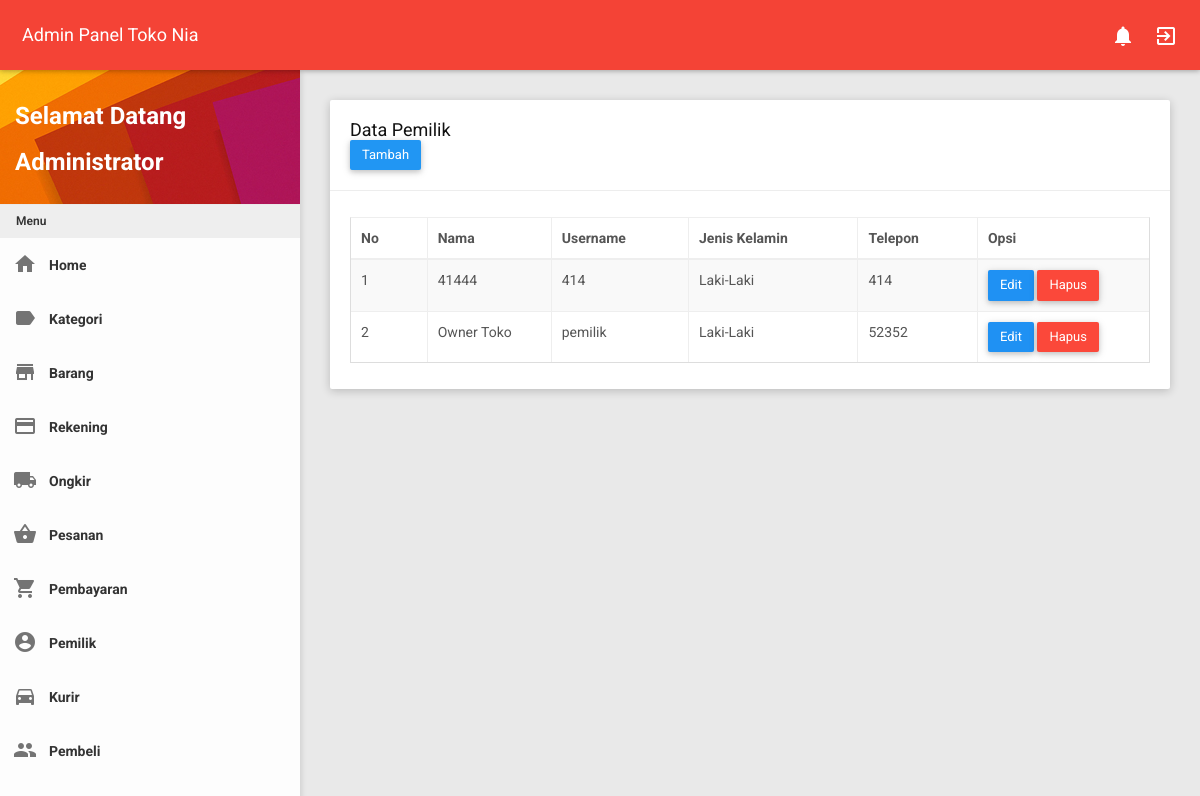
/admin/admin.php?page=pemilik (signed in), run on the app's committed database.
### tables this page shows
CREATE TABLE `pemilik` (
  `id_pemilik` int(11) NOT NULL,
  `nama` varchar(250) NOT NULL,
  `username` varchar(250) NOT NULL,
  `password` varchar(250) NOT NULL,
  `jenis_kelamin` varchar(250) NOT NULL,
  `telepon` varchar(250) NOT NULL
);

### admin/page/pemilik.php (the view, shortened to what this page needs)
<div class="row clearfix">
    <div class="col-lg-12 col-md-12 col-sm-12 col-xs-12">
        <div class="card">
            <div class="header">
                <h2>
                    Data Pemilik
                </h2>
                <a href="?page=pemilik&act=add" class="btn bg-blue waves-effect">Tambah</a>
            </div>
            <div class="body">
                <div class="table-responsive">
                    <table class="table table-bordered table-striped table-hover js-basic-example dataTable">
                        <thead>
                            <tr>
                                <th>No</th>
                                <th>Nama</th>
                                <th>Username</th>
                                <th>Jenis Kelamin</th>
                                <th>Telepon</th>
                                <th>Opsi</th>
                            </tr>
                        </thead>
                        <tbody>
                            <?php
                              $sql = "SELECT * FROM pemilik ORDER BY id_pemilik DESC";
                              $stmt = $pdo->prepare($sql);
                              $stmt->execute();
                              $i = 0;
                              while($row = $stmt->fetch()){?>
                              <tr>
                                  <td><?=($i+1);?></td>
                                  <td><?=$row['nama'];?></td>
                                  <td><?=$row['username'];?></td>
                                  <td><?=$row['jenis_kelamin'];?></td>
                                  <td><?=$row['telepon'];?></td>
                                  <td>
                                    <a class="btn btn-primary" href="?page=pemilik&act=edit&id=<?=$row["id_pemilik"];?>" role="button">Edit</a>
                                    <button type="button" class="btn btn-danger" data-id="<?=$row["id_pemilik"]?>" onclick="return Delete(this)">Hapus</button>
                                  </td>
                              </tr>
                              <?php
                              $i++;}?>
                        </tbody>
                    </table>
                </div>
            </div>
        </div>
    </div>
</div>

### data on the page
pemilik: nama "41444", username "414", jenis_kelamin "Laki-Laki", telepon "414"
pemilik: nama "Owner Toko", username "pemilik", jenis_kelamin "Laki-Laki", telepon "52352"

### other printed values
$_SESSION['nama'] "Administrator"
